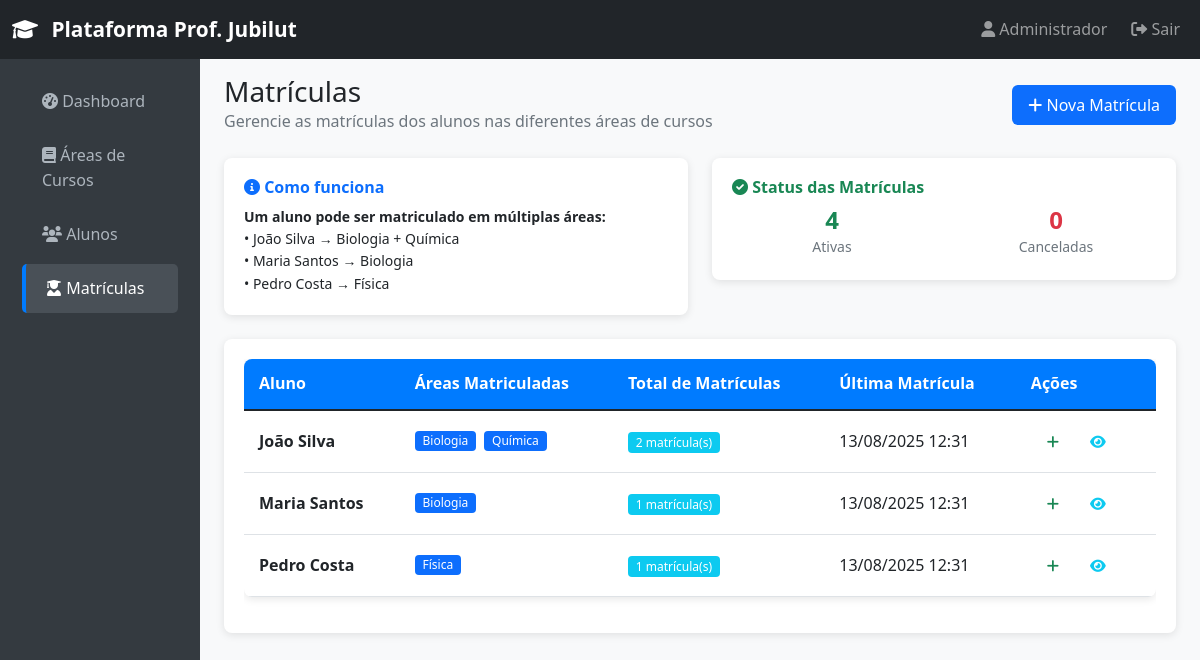
/matriculas (signed in), run on the app's committed database.
### tables this page shows
CREATE TABLE IF NOT EXISTS matriculas (
    id INT AUTO_INCREMENT PRIMARY KEY,
    aluno_id INT NOT NULL,
    area_id INT NOT NULL,
    data_matricula TIMESTAMP DEFAULT CURRENT_TIMESTAMP,
    status ENUM('ativa', 'cancelada') DEFAULT 'ativa',
    created_at TIMESTAMP DEFAULT CURRENT_TIMESTAMP,
    updated_at TIMESTAMP DEFAULT CURRENT_TIMESTAMP ON UPDATE CURRENT_TIMESTAMP,
    FOREIGN KEY (aluno_id) REFERENCES alunos(id) ON DELETE CASCADE,
    FOREIGN KEY (area_id) REFERENCES areas(id) ON DELETE CASCADE,
    UNIQUE KEY unique_matricula (aluno_id, area_id)
);

CREATE TABLE IF NOT EXISTS areas (
    id INT AUTO_INCREMENT PRIMARY KEY,
    titulo VARCHAR(255) NOT NULL,
    descricao TEXT,
    created_at TIMESTAMP DEFAULT CURRENT_TIMESTAMP,
    updated_at TIMESTAMP DEFAULT CURRENT_TIMESTAMP ON UPDATE CURRENT_TIMESTAMP
);

### app/Controllers/MatriculaController.php (called while the page is built, shortened)
<?php
class MatriculaController extends BaseController
{
    private $matriculaModel;
    public function __construct()
    {
        $this->matriculaModel = new Matricula();
    }
    public function index()
    {
        $matriculas = $this->matriculaModel->getAll();
        $this->render('matriculas/index', [
            'title' => 'Matrículas',
            'matriculas' => $matriculas
        ]);
    }
}

### app/Config/Database.php (called while the page is built, shortened)
<?php
class Database
{
    private static $instance = null;
    private $connection;
    private function __construct()
    {
        $host = $_ENV['DB_HOST'] ?? 'localhost';
        $dbname = $_ENV['DB_NAME'] ?? 'plataforma_ensino';
        $username = $_ENV['DB_USER'] ?? 'root';
        $password = $_ENV['DB_PASS'] ?? '';
        try {
            $this->connection = new \PDO(
                "mysql:host=$host;dbname=$dbname;charset=utf8",
                $username,
                $password,
                [
                    \PDO::ATTR_ERRMODE => \PDO::ERRMODE_EXCEPTION,
                    \PDO::ATTR_DEFAULT_FETCH_MODE => \PDO::FETCH_ASSOC,
                    \PDO::ATTR_EMULATE_PREPARES => false
                ]
            );
        } catch (\PDOException $e) {
            throw new \Exception("Erro na conexão com o banco de dados: " . $e->getMessage());
        }
    }
    public static function getInstance()
    {
        if (self::$instance === null) {
            self::$instance = new self();
        }
        return self::$instance;
    }
    public function getConnection()
    {
        return $this->connection;
    }
}

### app/Models/Matricula.php (called while the page is built, shortened)
<?php
class Matricula
{
    private $db;
    public function __construct()
    {
        $this->db = Database::getInstance()->getConnection();
    }
    public function getAll()
    {
        $stmt = $this->db->query("
            SELECT m.*, a.nome as aluno_nome, ar.titulo as area_titulo
            FROM matriculas m
            JOIN alunos a ON m.aluno_id = a.id
            JOIN areas ar ON m.area_id = ar.id
            ORDER BY m.data_matricula DESC
        ");
        return $stmt->fetchAll();
    }
}

### app/Views/matriculas/index.php (the view, shortened to what this page needs)
<div class="d-flex justify-content-between align-items-center mb-4">
    <div>
        <h1 class="h3 mb-0">Matrículas</h1>
        <p class="text-muted mb-0">Gerencie as matrículas dos alunos nas diferentes áreas de cursos</p>
    </div>
    <a href="/matriculas/create" class="btn btn-primary">
        <i class="fas fa-plus"></i> Nova Matrícula
    </a>
</div>
<div class="row mb-4">
    <div class="col-md-6">
        <div class="card border-primary">
            <div class="card-body">
                <h6 class="card-title text-primary">
                    <i class="fas fa-info-circle"></i> Como funciona
                </h6>
                <p class="card-text small mb-0">
                    <strong>Um aluno pode ser matriculado em múltiplas áreas:</strong><br>
                    • João Silva → Biologia + Química<br>
                    • Maria Santos → Biologia<br>
                    • Pedro Costa → Física
                </p>
            </div>
        </div>
    </div>
    <div class="col-md-6">
        <div class="card border-success">
            <div class="card-body">
                <h6 class="card-title text-success">
                    <i class="fas fa-check-circle"></i> Status das Matrículas
                </h6>
                <div class="row text-center">
                    <div class="col-6">
                        <h4 class="text-success mb-0"><?= count(array_filter($matriculas, fn($m) => $m['status'] === 'ativa')) ?></h4>
                        <small class="text-muted">Ativas</small>
                    </div>
                    <div class="col-6">
                        <h4 class="text-danger mb-0"><?= count(array_filter($matriculas, fn($m) => $m['status'] === 'cancelada')) ?></h4>
                        <small class="text-muted">Canceladas</small>
                    </div>
                </div>
            </div>
        </div>
    </div>
</div>
<div class="card">
    <div class="card-body">
        <?php if (empty($matriculas)): ?>
            <div class="text-center py-4">
                <i class="fas fa-user-graduate fa-3x text-muted mb-3"></i>
                <h5 class="text-muted">Nenhuma matrícula cadastrada</h5>
                <p class="text-muted">Clique no botão "Nova Matrícula" para começar.</p>
            </div>
        <?php else: ?>
            <div class="table-responsive">
                <table class="table table-hover">
                    <thead>
                        <tr>
                            <th>Aluno</th>
                            <th>Áreas Matriculadas</th>
                            <th>Total de Matrículas</th>
                            <th>Última Matrícula</th>
                            <th>Ações</th>
                        </tr>
                    </thead>
                    <tbody>
                        <?php
                        $alunosMatriculas = [];
                        foreach ($matriculas as $matricula) {
                            $alunoId = $matricula['aluno_id'];
                            if (!isset($alunosMatriculas[$alunoId])) {
                                $alunosMatriculas[$alunoId] = [
                                    'nome' => $matricula['aluno_nome'],
                                    'matriculas' => []
                                ];
                            }
                            $alunosMatriculas[$alunoId]['matriculas'][] = $matricula;
                        }
                        ?>
                        <?php foreach ($alunosMatriculas as $alunoId => $aluno): ?>
                            <tr>
                                <td>
                                    <strong><?= htmlspecialchars($aluno['nome']) ?></strong>
                                </td>
                                <td>
                                    <?php foreach ($aluno['matriculas'] as $matricula): ?>
                                        <span class="badge bg-primary me-1 mb-1">
                                            <?= htmlspecialchars($matricula['area_titulo']) ?>
                                        </span>
                                    <?php endforeach; ?>
                                </td>
                                <td>
                                    <span class="badge bg-info">
                                        <?= count($aluno['matriculas']) ?> matrícula(s)
                                    </span>
                                </td>
                                <td>
                                    <?php
                                    $ultimaMatricula = end($aluno['matriculas']);
                                    echo date('d/m/Y H:i', strtotime($ultimaMatricula['data_matricula']));
                                    ?>
                                </td>
                                <td>
                                    <div class="btn-group" role="group">
                                        <a href="/matriculas/create?aluno_id=<?= $alunoId ?>"
                                           class="btn btn-sm btn-outline-success"
                                           title="Adicionar nova matrícula">
                                            <i class="fas fa-plus"></i>
                                        </a>
                                        <button type="button"
                                                class="btn btn-sm btn-outline-info"
                                                onclick="showAlunoMatriculas(<?= $alunoId ?>)"
                                                title="Ver detalhes">
                                            <i class="fas fa-eye"></i>
                                        </button>
                                    </div>
                                </td>
                            </tr>
                        <?php endforeach; ?>
                    </tbody>
                </table>
            </div>
        <?php endif; ?>
    </div>
</div>

### public/assets/css/style.css (style rules this page uses)
* { margin: 0; padding: 0; box-sizing: border-box; }
body { font-family: 'Segoe UI', Tahoma, Geneva, Verdana, sans-serif; line-height: 1.6; color: #212529; background: #f8f9fa; }
.card { border: none; border-radius: 8px; box-shadow: 0 2px 8px rgba(0, 0, 0, 0.1); }
.card-body { padding: 20px; }
.btn { border-radius: 6px; padding: 8px 16px; font-weight: 500; border: none; }
.table { border-radius: 8px; overflow: hidden; box-shadow: 0 2px 8px rgba(0, 0, 0, 0.1); }
.table thead th { background: #007bff; color: white; border: none; padding: 12px 15px; font-weight: 600; }
.table tbody td { padding: 12px 15px; border-top: 1px solid #dee2e6; vertical-align: middle; }
h1, h2, h3, h4, h5, h6 { color: #212529; font-weight: 600; }
.text-muted { color: #6c757d !important; }
.card-title { color: #212529; font-weight: 600; }
.badge { font-weight: 500; }

### data on the page
matriculas: area.titulo "Biologia"
matriculas: area.titulo "Química", data_matricula "13/08/2025 12:31"
matriculas: area.titulo "Biologia", data_matricula "13/08/2025 12:31"
matriculas: nome "Pedro Costa", area.titulo "Física", count($aluno['matriculas']) "1", data_matricula "13/08/2025 12:31"

### other printed values
count(array_filter($matriculas, fn($m) => $m['status'] === 'ativa')) "4"
$aluno['nome'] "João Silva"
count($aluno['matriculas']) "2"
$aluno['nome'] "Maria Santos"
count($aluno['matriculas']) "1"
